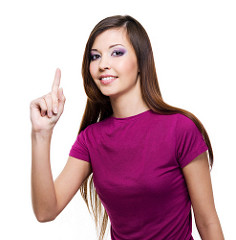
//> input picture testing/25415689913_6660f41939_m.jpg, 236 x 240 px
$ ./Detect haarcascade_frontalface_default.xml testing/   (built with g++ and OpenCV 4)
//> lines starting //> are read from the running program, lines starting //| are printed output that depends on the picture; after the words box and inside, x2 and y2 are one past the last pixel; in counts of white or black regions, pixels touching at a corner belong together
//> in runonFolder, img is the input picture: 240 rows x 236 cols, CV_8UC3; mean B, G, R 180.3, 169, 203.4
#include "opencv2/opencv.hpp"
#include "opencv2/highgui.hpp"
#include "opencv2/objdetect/objdetect.hpp"
#include "opencv2/imgproc/imgproc.hpp"

#include <iostream>
#include <stdio.h>
#include "dirent.h"

using namespace std;
using namespace cv;


// functions defined later
int runonFolder(const CascadeClassifier cascade, const string folder);
void runonVideo(const CascadeClassifier cascade);


int detect(Mat frame, CascadeClassifier cascade) {
  Mat frame_gray;
  vector<Rect> detections;

  cvtColor(frame, frame_gray, CV_BGR2GRAY);
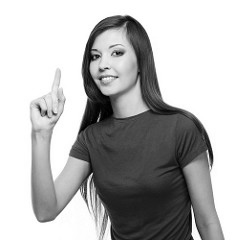
//> frame_gray: 240 rows x 236 cols, CV_8UC1; min 0, max 255, mean 180.5
//  equalizeHist(frame_gray, frame_gray);
//  medianBlur(frame_gray, frame_gray, 5);
  //cascade.detectMultiScale(frame_gray, detections, 1.1, 3, 0|CV_HAAR_SCALE_IMAGE, Size(30, 30));
  cascade.detectMultiScale(frame_gray, detections,1.1, 5, 0 | CV_HAAR_SCALE_IMAGE, Size(40, 40), Size(120, 120));
//> detections = 1 Rect (x, y, width, height): [80, 31, 61, 61]

  int neighbor = 5;
  int detected = (int)detections.size();
//> detected = 1
  while(detected == 0) {
	  int flag = 0;
	  int sizeOfPic = 0;

	  cascade.detectMultiScale(frame_gray, detections, 1.1, neighbor, 0 | CV_HAAR_SCALE_IMAGE, Size(50- sizeOfPic,50 - sizeOfPic), Size(200 + sizeOfPic, 200 + sizeOfPic));
	  sizeOfPic = sizeOfPic + 1;
	  neighbor = neighbor - 1;
	  cout << "neighbor is : "  << neighbor <<"\n";
	  detected = (int)detections.size();
  }
//> this loop made 0 passes
//> after the loop, neighbor = 5


  for( int i = 0; i < detected ; i++ ) {
     int width2 = detections[i].width/2;
     int height2 = detections[i].height/2;
     Point center(detections[i].x + width2, detections[i].y + height2);
     ellipse(frame, center, Size(width2, height2), 0, 0, 360,
	     Scalar(255, 0, 255 ), 2, 8, 0 );
  }
//> this loop made 1 pass
//> (width2, height2, center) on pass 1: (30, 30, Point(110, 61))
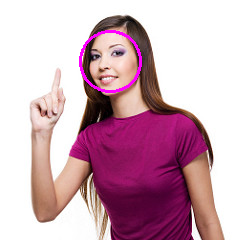
//> frame: 240 rows x 236 cols, CV_8UC3; 0.99% of pixels changed, all inside (x1, y1, x2, y2) = (79, 30, 142, 93)
  return(detected);
}

int runonFolder(const CascadeClassifier cascade, string folder) {
  if(folder.at(folder.length()-1) != '/') folder += '/';
  DIR *dir = opendir(folder.c_str());
  if(dir == NULL) {
      cerr << "Can't open folder " << folder << endl;
      exit(1);
    }
  bool finish = false;
  string windowName;
  struct dirent *entry;
  int detections = 0;
  while (!finish && (entry = readdir(dir)) != NULL) {
    char *name = entry->d_name;
    string dname = folder + name;
    Mat img = imread(dname.c_str(), CV_LOAD_IMAGE_UNCHANGED);
    if(!img.empty()) {
      int d = detect(img, cascade);
//> d = 1
      cerr << d << " detections" << endl;
      detections += d;
//> detections = 1
      if(!windowName.empty()) destroyWindow(windowName);
      windowName = name;
      namedWindow(windowName.c_str(),CV_WINDOW_AUTOSIZE);
      imshow(windowName.c_str(), img);
      int key = waitKey(0); // Wait for a keystroke
//> the Esc key is pressed
      switch(key) {
      case 27 : // <Esc>
	finish = true; break;
      default :
	break;
      }
    } // if image is available
  }
//> after the loop, detections = 1
  closedir(dir);
  return(detections);
}

void runonVideo(const CascadeClassifier cascade) {
  VideoCapture videocapture(0);
  if(!videocapture.isOpened()) {
    cerr <<  "Can't open default video camera" << endl ;
    exit(1);
  }
  string windowName = "Live Video";
  namedWindow("video", CV_WINDOW_AUTOSIZE);
  Mat frame;
  bool finish = false;
  while(!finish) {
    if(!videocapture.read(frame)) {
      cout <<  "Can't capture frame" << endl ;
      break;
    }
    detect(frame, cascade);
    imshow("video", frame);
    if(waitKey(30) >= 0) finish = true;
  }
}

int main(int argc, char** argv) {
  if(argc != 2 && argc != 3) {
    cerr << argv[0] << ": "
	 << "got " << argc-1
	 << " arguments. Expecting one or two: cascade [image-folder]"
	 << endl
	 << "Example: cascade.xml ../folderimages" << endl
	 << "Example: cascade.xml" << endl;
    return(-1);
  }

  string cascade_name = argv[1];
  CascadeClassifier cascade;
  if( !cascade.load( cascade_name ) ) {
    cerr << cascade_name << " is not in a proper cascade format" << endl;
    return(-1);
  }
  string foldername = (argc == 2) ? "" : argv[2];

  if(argc == 2) runonVideo(cascade);
  else { //(argc == 3)
    int detections = runonFolder(cascade, foldername);
//> detections = 1
    cout << "Total of " << detections << " detections" << endl;
//| Total of 1 detections
  }

  return(0);
}

$ run again, on testing/6a00d83452afad69e2010535830009970b-800wi.jpg
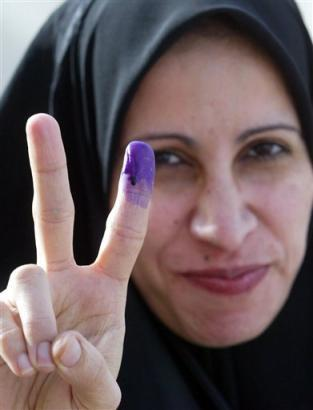
//> input picture testing/6a00d83452afad69e2010535830009970b-800wi.jpg, 313 x 410 px, given in place of ., which was not available
//> in runonFolder, img is the input picture: 410 rows x 313 cols, CV_8UC3; mean B, G, R 89.3, 87.2, 103.6
//> in detect, `cvtColor(frame, frame_gray, CV_BGR2GRAY);`:
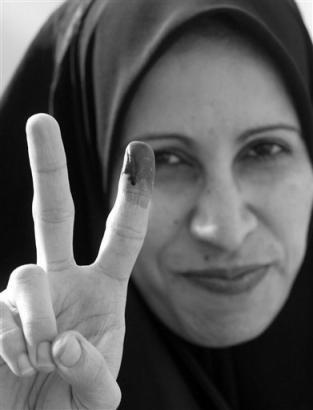
//> frame_gray: 410 rows x 313 cols, CV_8UC1; min 0, max 255, mean 92.4
//> in detect, `cascade.detectMultiScale(frame_gray, detections,1.1, 5, 0 | CV_HAAR_SC..`: detections = empty
//> in detect, `int detected = (int)detections.size();`: detected = 0
//> the loop in detect, `while(detected == 0)` made 5 passes
//> (printed output is left out)
//> the loop in detect, `for( int i = 0; i < detected ; i++ )` made 1 pass
//> (width2, height2, center) on pass 1: (97, 97, Point(211, 174))
//> after the loop in detect, `for( int i = 0; i < detected ; i++ )`:
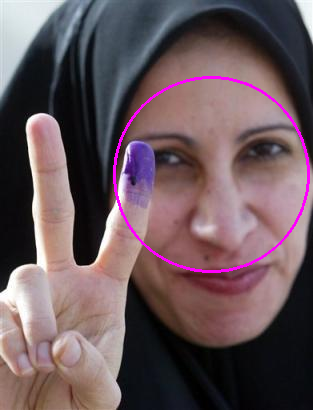
//> frame: 410 rows x 313 cols, CV_8UC3; 1.33% of pixels changed, all inside (x1, y1, x2, y2) = (113, 76, 310, 273)
//> d = 1
//| Total of 1 detections
